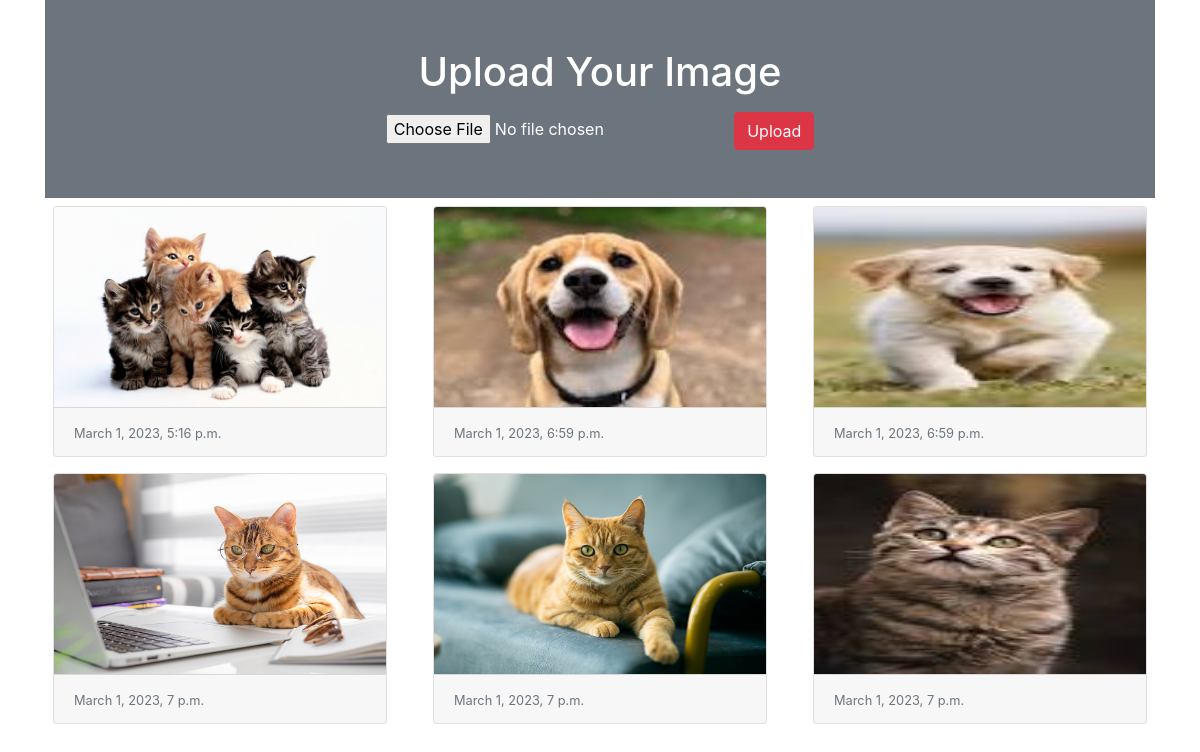
The page / on the database its author committed.
### myapp/models.py (models this page shows)
class Image(models.Model):
	photo = models.ImageField(upload_to="myimage")
	date = models.DateTimeField(auto_now_add=True)

### myapp/views.py (the view)
# urls.py: path('', views.index)
def index(request):
 if request.method == "POST":
  form = ImageForm(request.POST, request.FILES)
  if form.is_valid():
   form.save()
 form = ImageForm()
 img = Image.objects.all()
 return render(request, 'index.html', {'img':img, 'form':form})

### myapp/forms.py
class ImageForm(forms.ModelForm):
 class Meta:
  model = Image
  fields = '__all__'
  labels = {'photo':''}

### myapp/templates/index.html (shortened to what this page needs)
<!doctype html>
<html lang="en">
  <head>
    <link rel="stylesheet" href="https://cdn.jsdelivr.net/npm/bootstrap@4.5.3/dist/css/bootstrap.min.css">
  </head>
  <body>
   <div class="container">
    <div class="py-5 text-center bg-secondary text-white">
     <h1 class="mb-3"  >Upload Your Image</h1>
     <form action="" method="post" enctype="multipart/form-data">
      {{form}}
      <input type="submit" class="btn btn-danger" value="Upload">
     </form>
    </div>
    <div class="row">
     {% for x in img %}
      <div class="col-sm-4">
       <div class="card m-2">
        <img src="{{x.photo.url}}" alt="" class="card-img-top" height="200px">
        <div class="card-footer">
         <small class="text-muted">{{x.date}}</small>
        </div>
       </div>
      </div>
     {% endfor %}
    </div>
   </div>
  </body>
</html>

### rows shown on the page
Image: photo (picture), date "March 1, 2023, 5:16 p.m."
Image: photo (picture), date "March 1, 2023, 6:59 p.m."
Image: photo (picture), date "March 1, 2023, 6:59 p.m."
Image: photo (picture), date "March 1, 2023, 7 p.m."
Image: photo (picture), date "March 1, 2023, 7 p.m."
Image: photo (picture), date "March 1, 2023, 7 p.m."
